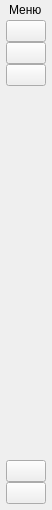
        <widget class="QWidget" name="middle_sidebar_widget" native="true">
         <property name="maximumSize">
          <size>
           <width>50</width>
           <height>16777215</height>
          </size>
         </property>
         <layout class="QVBoxLayout" name="verticalLayout_3">
          <property name="spacing">
           <number>0</number>
          </property>
          <property name="leftMargin">
           <number>6</number>
          </property>
          <property name="topMargin">
           <number>0</number>
          </property>
          <property name="rightMargin">
           <number>6</number>
          </property>
          <property name="bottomMargin">
           <number>6</number>
          </property>
          <item>
           <layout class="QHBoxLayout" name="horizontalLayout">
            <property name="spacing">
             <number>0</number>
            </property>
            <item>
             <spacer name="horizontalSpacer_2">
              <property name="orientation">
               <enum>Qt::Horizontal</enum>
              </property>
              <property name="sizeHint" stdset="0">
               <size>
                <width>40</width>
                <height>20</height>
               </size>
              </property>
             </spacer>
            </item>
            <item>
             <widget class="QLabel" name="label">
              <property name="text">
               <string>Меню</string>
              </property>
             </widget>
            </item>
            <item>
             <spacer name="horizontalSpacer">
              <property name="orientation">
               <enum>Qt::Horizontal</enum>
              </property>
              <property name="sizeHint" stdset="0">
               <size>
                <width>40</width>
                <height>20</height>
               </size>
              </property>
             </spacer>
            </item>
           </layout>
          </item>
          <item>
           <layout class="QVBoxLayout" name="verticalLayout">
            <property name="spacing">
             <number>0</number>
            </property>
            <item>
             <widget class="QPushButton" name="btn_home_1">
              <property name="text">
               <string/>
              </property>
              <property name="icon">
               <iconset resource="../resource.qrc">
                <normaloff>:/svg/svg/home.svg</normaloff>:/svg/svg/home.svg</iconset>
              </property>
              <property name="iconSize">
               <size>
                <width>20</width>
                <height>20</height>
               </size>
              </property>
              <property name="checkable">
               <bool>true</bool>
              </property>
              <property name="autoExclusive">
               <bool>true</bool>
              </property>
             </widget>
            </item>
            <item>
             <widget class="QPushButton" name="btn_db_1">
              <property name="text">
               <string/>
              </property>
              <property name="icon">
               <iconset resource="../resource.qrc">
                <normaloff>:/svg/svg/archive_alt.svg</normaloff>:/svg/svg/archive_alt.svg</iconset>
              </property>
              <property name="iconSize">
               <size>
                <width>20</width>
                <height>20</height>
               </size>
              </property>
              <property name="checkable">
               <bool>true</bool>
              </property>
              <property name="autoExclusive">
               <bool>true</bool>
              </property>
             </widget>
            </item>
            <item>
             <widget class="QPushButton" name="btn_add_1">
              <property name="text">
               <string/>
              </property>
              <property name="icon">
               <iconset resource="../resource.qrc">
                <normaloff>:/svg/svg/account_plus.svg</normaloff>:/svg/svg/account_plus.svg</iconset>
              </property>
              <property name="iconSize">
               <size>
                <width>20</width>
                <height>20</height>
               </size>
              </property>
              <property name="checkable">
               <bool>true</bool>
              </property>
              <property name="autoExclusive">
               <bool>true</bool>
              </property>
             </widget>
            </item>
           </layout>
          </item>
          <item>
           <spacer name="verticalSpacer">
            <property name="orientation">
             <enum>Qt::Vertical</enum>
            </property>
            <property name="sizeHint" stdset="0">
             <size>
              <width>20</width>
              <height>374</height>
             </size>
            </property>
           </spacer>
          </item>
          <item>
           <widget class="QPushButton" name="btn_settings_1">
            <property name="text">
             <string/>
            </property>
            <property name="icon">
             <iconset resource="../resource.qrc">
              <normaloff>:/svg/svg/settings.svg</normaloff>:/svg/svg/settings.svg</iconset>
            </property>
            <property name="iconSize">
             <size>
              <width>20</width>
              <height>20</height>
             </size>
            </property>
            <property name="checkable">
             <bool>true</bool>
            </property>
            <property name="autoExclusive">
             <bool>true</bool>
            </property>
           </widget>
          </item>
          <item>
           <widget class="QPushButton" name="pushButton_4">
            <property name="text">
             <string/>
            </property>
            <property name="icon">
             <iconset resource="../resource.qrc">
              <normaloff>:/svg/svg/close_box.svg</normaloff>:/svg/svg/close_box.svg</iconset>
            </property>
            <property name="iconSize">
             <size>
              <width>20</width>
              <height>20</height>
             </size>
            </property>
            <property name="checkable">
             <bool>true</bool>
            </property>
            <property name="autoExclusive">
             <bool>true</bool>
            </property>
           </widget>
          </item>
         </layout>
        </widget>
